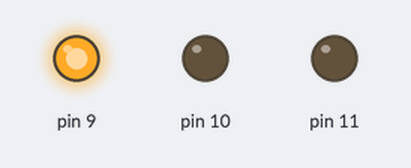
The sketch below on a simulated Arduino Uno, built with avr-gcc and run on an emulated ATmega328P. Parts: output pins drawn as LEDs (lit = HIGH).

Above: at 0.5 s.
At 1.5 s:
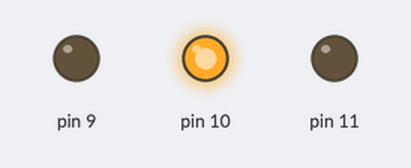
At 2.5 s:
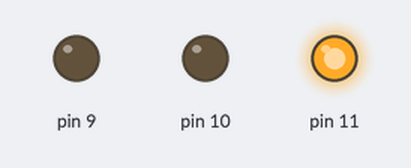
Timing chart, 0 to 5.2 s (numbered marks = the images above):
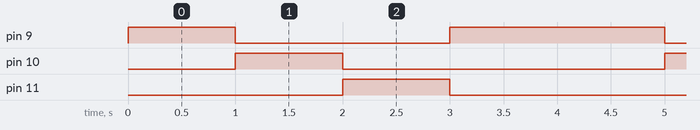

Measured:
- by itself, pin 9: repeats every 4.0 s: LOW 2.0 s, HIGH 2.0 s
- by itself, pin 10, pin 11: alternates HIGH for 1.0 s and LOW for 3.0 s
- by itself, everything shown: repeats every 4.0 s, in 3 steps

The sketch:

10_16520376_02a.ino
```cpp
void setup()
{
  pinMode(9, OUTPUT);
  pinMode(10, OUTPUT);
  pinMode(11, OUTPUT);
}

void loop()
{
  digitalWrite(9, HIGH);
  delay(1000); // Wait for 1000 millisecond(s)
  digitalWrite(9, LOW);
  digitalWrite(10, HIGH);
  delay(1000); // Wait for 1000 millisecond(s)
  digitalWrite(10, LOW);
  digitalWrite(11, HIGH);
  delay(1000); // Wait for 1000 millisecond(s)
  digitalWrite(11, LOW);
  digitalWrite(9, HIGH);
  delay(1000); // Wait for 1000 millisecond(s)
}
```
